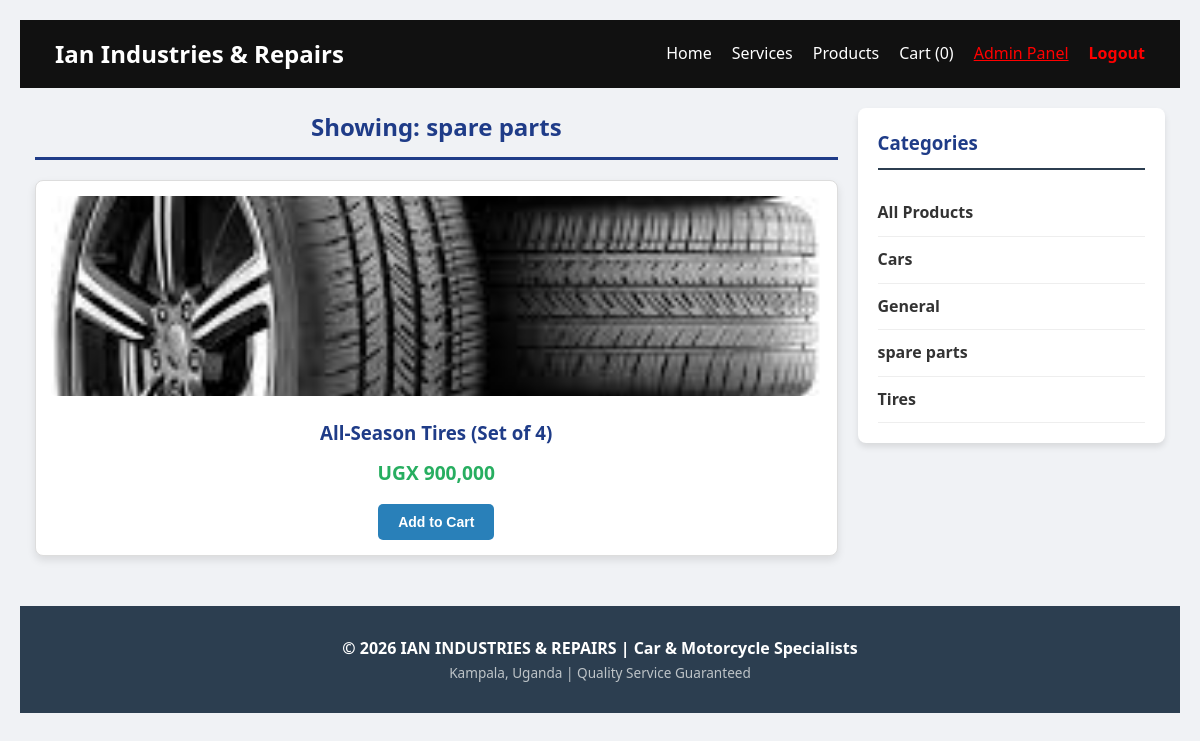
The app's page /products.php?cat=spare+parts (signed in) with its own data.
### tables this page shows
CREATE TABLE `products` (
  `id` int(11) NOT NULL,
  `name` varchar(100) DEFAULT NULL,
  `image` varchar(255) DEFAULT NULL,
  `price` varchar(50) DEFAULT NULL,
  `category` varchar(50) DEFAULT 'General',
  `stock` int(11) DEFAULT 0
);

### products.php (the view, shortened to what this page needs)
<?php
require 'db.php';
$category = $_GET['cat'] ?? 'All';
if ($category == 'All') {
    $stmt = $conn->prepare("SELECT * FROM products WHERE name != 'Category Init' ORDER BY id DESC");
} else {
   $stmt = $conn->prepare("SELECT * FROM products WHERE category = ? AND name != 'Category Init' ORDER BY id DESC");
    $stmt->bind_param("s", $category);
}
$stmt->execute();
$result = $stmt->get_result();
?>
<!DOCTYPE html>
<html lang="en">
<head>
    <link rel="stylesheet" href="style.css">
</head>
<body>
    <header style="background:#111; color:white; padding:15px;">
        <nav style="display:flex; justify-content:space-between; align-items:center;">
            <h1>Ian Industries & Repairs</h1>
            <ul style="list-style:none; display:flex; gap:20px;">
                <li><a href="home.php" style="color:white; text-decoration:none;">Home</a></li>
                <li><a href="services.php" style="color:white; text-decoration:none;">Services</a></li>
                <li><a href="products.php" style="color:white; text-decoration:none;">Products</a></li>
                <li><a href="cart.php" style="color:white; text-decoration:none;">Cart (<?php echo count($_SESSION['cart'] ?? []); ?>)</a></li>
                <?php if (isset($_SESSION['role']) && $_SESSION['role'] === 'admin'): ?>
    <li><a href="admin.php" style="color:red;">Admin Panel</a></li>
<?php endif; ?>
                <li><a href="logout.php" style="color:red; text-decoration:none; font-weight:bold;">Logout</a></li>
            </ul>
        </nav>
    </header>
    <div class="main-layout">
        <div class="products-display">
            <h2>Showing: <?php echo htmlspecialchars($category); ?></h2>
            <div class="grid-container" style="display:grid; grid-template-columns: repeat(auto-fit, minmax(250px, 1fr)); gap:20px;">
                <?php if ($result->num_rows > 0): ?>
                    <?php while($row = $result->fetch_assoc()): ?>
                        <div class="card" style="border:1px solid #ddd; padding:15px; text-align:center; background:#fff; border-radius:8px;">
                            <img src="<?php echo $row['image']; ?>" style="width:100%; height:200px; object-fit:cover;">
                            <h3><?php echo htmlspecialchars($row['name']); ?></h3>
                            <p class="price" style="color:#27ae60; font-weight:bold;">UGX <?php echo number_format($row['price']); ?></p>
                            <form action="cart.php" method="POST">
                                <button type="submit" name="add_to_cart" class="btn" style="background:#2980b9; color:white; border:none; padding:10px 20px; cursor:pointer; border-radius:5px;">Add to Cart</button>
                            </form>
                        </div>
                    <?php endwhile; ?>
                <?php else: ?>
                    <p>No products found in this category.</p>
                <?php endif; ?>
            </div>
        </div>
        <aside class="sidebar">
            <h3>Categories</h3>
                <ul>
    <li><a href="products.php?cat=All">All Products</a></li>
    <?php
    $cat_query = "SELECT DISTINCT category FROM products WHERE category != ''";
    $cat_result = $conn->query($cat_query);
    while($cat_row = $cat_result->fetch_assoc()):
    ?>
        <li>
            <a href="products.php?cat=<?php echo urlencode($cat_row['category']); ?>">
                <?php echo htmlspecialchars($cat_row['category']); ?>
            </a>
        </li>
    <?php endwhile; ?>
</ul>
        </aside>
    </div>
    <footer style="text-align:center; padding:30px; background:#2c3e50; color:white; margin-top:50px; font-family: 'Segoe UI', Tahoma, sans-serif;">
        <p style="font-weight:bold;">&copy; <?php echo date("Y"); ?> IAN INDUSTRIES & REPAIRS | Car & Motorcycle Specialists</p>
        <p style="font-size:0.85em; color:#bdc3c7;">Kampala, Uganda | Quality Service Guaranteed</p>
    </footer>
</body>
</html>

### style.css (style rules this page uses)
:root { --primary-color: #1f3c88; --hover-color: #16306b; --accent-color: #ff4d4d; --text-color: #333; --bg-color: #f4f4f4; --card-bg: #fff; --shadow: 0 4px 8px rgba(0,0,0,0.1); }
* { margin: 0; padding: 0; box-sizing: border-box; }
body { font-family: Arial, sans-serif; line-height: 1.6; color: var(--text-color); background-color: var(--bg-color); margin: 0; min-height: 100vh; padding-bottom: 60px; }
header { background: var(--primary-color); color: #fff; padding: 1rem 0; position: sticky; top: 0; z-index: 1000; }
nav { display: flex; justify-content: space-between; align-items: center; max-width: 1200px; margin: 0 auto; padding: 0 20px; }
h2 { color: var(--primary-color); text-align: center; margin-bottom: 30px; }
.btn { display: inline-block; padding: 10px 20px; background-color: var(--primary-color); color: #fff; text-decoration: none; border: none; border-radius: 5px; cursor: pointer; transition: background-color 0.3s ease; }
.grid-container { display: grid; grid-template-columns: repeat(auto-fit, minmax(280px, 1fr)); gap: 30px; }
.card { background-color: var(--card-bg); border-radius: 10px; box-shadow: var(--shadow); padding: 20px; text-align: center; transition: transform 0.3s ease, box-shadow 0.3s ease; }
.card img { max-width: 100%; height: 200px; object-fit: cover; border-radius: 5px; margin-bottom: 15px; }
.card h3 { color: var(--primary-color); margin-bottom: 10px; }
.card .price { font-weight: bold; color: #27ae60; font-size: 1.2rem; margin-bottom: 15px; }
.main-layout { display: flex; flex-direction: row; gap: 30px; max-width: 1300px; margin: 40px auto; }
.products-display { flex: 3; }
.sidebar { flex: 1; background: #fff; padding: 20px; border-radius: 10px; box-shadow: 0 4px 10px rgba(0,0,0,0.1); height: fit-content; position: sticky; top: 100px; }
.sidebar h3 { color: var(--primary-color); margin-bottom: 20px; }
.sidebar ul { list-style: none; }
.sidebar li { padding: 12px 0; border-bottom: 1px solid #eee; }
.sidebar a { text-decoration: none; color: #333; font-weight: 500; transition: 0.3s; }
body { font-family: Arial, sans-serif; background: #f4f4f4; margin: 0; padding: 20px; }
body { font-family: 'Segoe UI', Tahoma, sans-serif; background-color: #f0f2f5; margin: 0; padding: 20px; }
h2 { color: #1f3c88; border-bottom: 3px solid #1f3c88; padding-bottom: 10px; margin-bottom: 20px; }
.btn { padding: 8px 15px; text-decoration: none; border-radius: 6px; font-size: 14px; font-weight: 600; transition: 0.3s; display: inline-block; }
footer { background-color: #333; color: #fff; text-align: center; padding: 20px 0; margin-top: auto; }

### products.php (style rules this page uses)
.main-layout { display: flex; gap: 20px; max-width: 1200px; margin: 20px auto; padding: 0 15px; }
.products-display { flex: 3; }
.sidebar { flex: 1; background: #fff; padding: 20px; border-radius: 8px; height: fit-content; box-shadow: 0 4px 6px rgba(0,0,0,0.1); position: sticky; top: 20px; }
.sidebar h3 { border-bottom: 2px solid #2c3e50; padding-bottom: 10px; }
.sidebar ul { list-style: none; padding: 0; }
.sidebar li { padding: 10px 0; border-bottom: 1px solid #eee; }
.sidebar a { text-decoration: none; color: #333; font-weight: bold; }

### records on screen
products: image (picture), name "All-Season Tires (Set of 4)", price "900,000"

### other values on screen
count($_SESSION['cart'] ?? []) "0"
$category "spare parts"
$cat_row['category'] "Cars"
$cat_row['category'] "General"
$cat_row['category'] "spare parts"
$cat_row['category'] "Tires"
